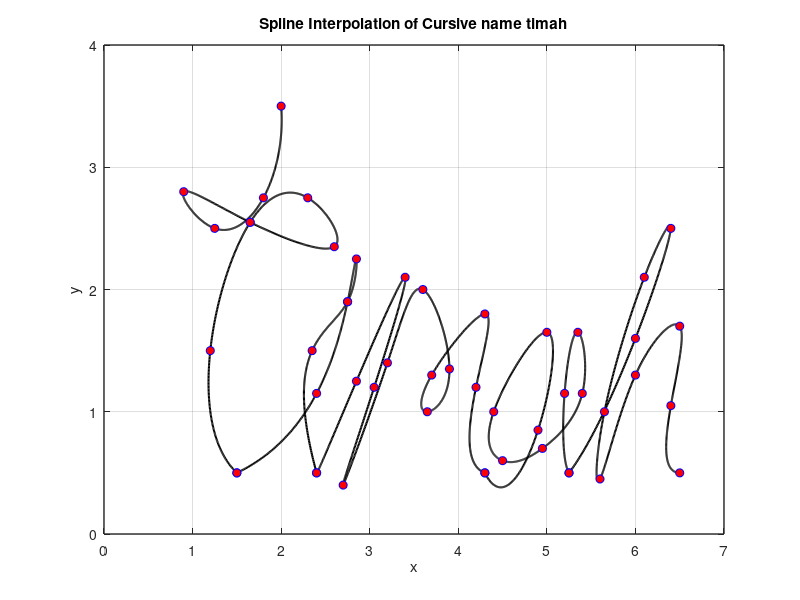

MATLAB code to generate this figure:
% Data for the name 'timah'
x1 = [2 1.8 1.25 0.9 1.65 2.6 2.3 1.65 1.2 1.5]; % letter t
y1 = [3.5 2.75 2.5 2.8 2.55 2.35 2.75 2.55 1.5 0.5]; % t

x2 = [x1(end) 2.4 2.75 2.85 2.75 2.35 2.4]; % letter i
y2 = [y1(end) 1.15 1.9 2.25 1.9 1.5 0.5]; % i

x3 = [x2(end) 2.85 3.4 3.05 2.7 3.2 3.6 3.9 3.65 3.7 4.3 4.2 4.3]; % letter m
y3 = [y2(end) 1.25 2.1 1.2 0.4 1.4 2 1.35 1 1.3 1.8 1.2 0.5]; % m

x4 = [x3(end) 4.9 5 4.4 4.5 4.95 5.4 5.35 5.2 5.25]; % letter a
y4 = [y3(end) 0.85 1.65 1 0.6 0.7 1.15 1.65 1.15 0.5]; % a

x5 = [x4(end) 6 6.4 6.1 5.65 5.6 6 6.5 6.4 6.5]; % letter h
y5 = [y4(end) 1.6 2.5 2.1 1 0.45 1.3 1.7 1.05 0.5]; % h

n = length(x1); % letter t
t1 = 0:n-1;
tt1 = 0:0.01:n-1; 

n = length(x2); % letter i
t2 = 0:n-1;
tt2 = 0:0.01:n-1;

n = length(x3); % letter m
t3 = 0:n-1;
tt3 = 0:0.01:n-1;

n = length(x4); % letter a
t4 = 0:n-1;
tt4 = 0:0.01:n-1;

n = length(x5); % letter h
t5 = 0:n-1;
tt5 = 0:0.01:n-1;

xx1 = spline(t1, x1, tt1); % letter t
yy1 = spline(t1, y1, tt1);

xx2 = spline(t2, x2, tt2); % letter i
yy2 = spline(t2, y2, tt2);

xx3 = spline(t3, x3, tt3); % letter m
yy3 = spline(t3, y3, tt3);

xx4 = spline(t4, x4, tt4); % letter a
yy4 = spline(t4, y4, tt4);

xx5 = spline(t5, x5, tt5); % letter h
yy5 = spline(t5, y5, tt5);

% plotting the names
figure (1)
plot (xx1, yy1, 'k', 'LineWidth', 1.5) % letter t
hold on
plot (xx2, yy2, 'k', 'LineWidth', 1.5) % letter i
hold on
plot (xx3, yy3, 'k', 'LineWidth', 1.5) % letter m
hold on
plot (xx4, yy4, 'k', 'LineWidth', 1.5) % letter a
hold on
plot (xx5, yy5, 'k', 'LineWidth', 1.5)% letter h
hold on
plot (x1, y1, 'bo', 'MarkerFaceColor','r') % letter t
hold on
plot (x2, y2, 'bo', 'MarkerFaceColor','r')% letter i
hold on
plot (x3, y3, 'bo', 'MarkerFaceColor','r')% letter m
hold on
plot (x4, y4, 'bo', 'MarkerFaceColor','r')% letter a
hold on
plot (x5, y5, 'bo', 'MarkerFaceColor','r')% letter h
axis([0 7 0 4])
grid on
title ('Spline Interpolation of Cursive name timah')
xlabel('x')
ylabel('y')
set (gca, 'Fontsize', 10, 'LineWidth', 1)
grid on

